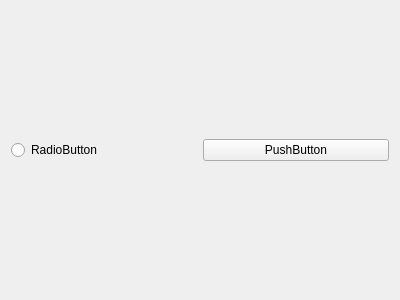
<?xml version="1.0" encoding="UTF-8"?>
<ui version="4.0">
 <class>Form</class>
 <widget class="QWidget" name="Form">
  <property name="geometry">
   <rect>
    <x>0</x>
    <y>0</y>
    <width>400</width>
    <height>300</height>
   </rect>
  </property>
  <property name="windowTitle">
   <string>Form</string>
  </property>
  <layout class="QGridLayout" name="gridLayout">
   <item row="0" column="0">
    <widget class="QRadioButton" name="radioButton">
     <property name="text">
      <string>RadioButton</string>
     </property>
    </widget>
   </item>
   <item row="0" column="1">
    <widget class="QPushButton" name="pushButton">
     <property name="text">
      <string>PushButton</string>
     </property>
    </widget>
   </item>
  </layout>
 </widget>
 <resources/>
 <connections/>
</ui>
